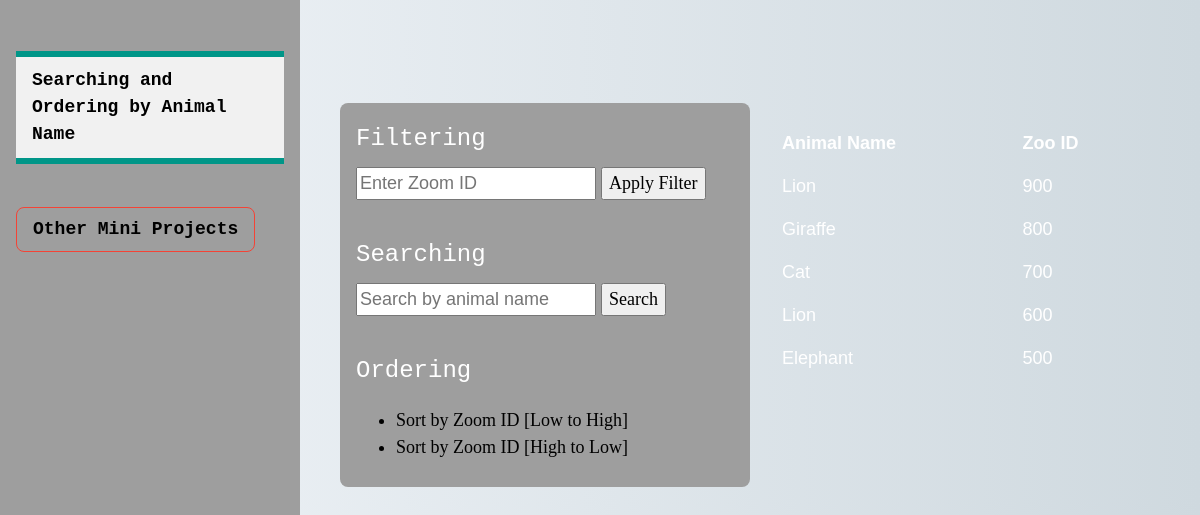
Page /app6/ordering/?order_direction=desc on the committed database.
### app6_pfso/models.py (models this page shows, shortened)
class TableData(models.Model):
    animal = models.CharField(max_length=100)
    zoom_id = models.CharField(max_length=10)

### app6_pfso/app6_api/views.py (the view)
# urls.py: path("ordering/", views.OrderingByZommId, name="ordering-app6")
def OrderingByZommId(request):
    order_direction = request.GET.get('order_direction', 'asc')  # Default to ascending order
    tableDatas = TableData.objects.all()
    if order_direction == 'desc':
        tableDatas = tableDatas.order_by('-zoom_id')  # descending
    else:
        tableDatas = tableDatas.order_by('zoom_id')  # ascending
    context = {
        "sidebar_content": "Searching and Ordering by Animal Name",
        "tableDatas": tableDatas,
        "order_direction": order_direction,
    }
    return render(request, "app6_pfso/fso.html", context)

### app6_pfso/templates/app6_pfso/fso.html (shortened to what this page needs)
{% extends 'base2.html' %}
{% load static %}
{% block content %}
<link rel="stylesheet" href="{% static 'app6_pfso/css/pfso.css' %}">
<body>
        <div class="w3-content w3-text-white w3-large" style="margin-top:60px"><br>
            <div class="w3-col l6 w3-padding w3-round-large w3-panel w3-grey">
                <h3 class="w3-text-white w3-monospace">Filtering</h3>
                <form method="GET" action="{% url 'fso-filter-app6' %}">
                    <input type="number" name="zoomId" placeholder="Enter Zoom ID" />
                    <button type="submit" class="w3-serif">Apply Filter</button>
                </form>
                <br>
                <h3 class="w3-text-white w3-monospace">Searching</h3>
                <form method="GET" action="{% url 'search-app6' %}">
                    <input type="text" name="search" placeholder="Search by animal name" value="{{ search_query }}">
                    <button type="submit" class="w3-serif">Search</button>
                </form>
                <br>
                <div>
                    <h3 class="w3-text-white w3-monospace">Ordering</h3>
                    <ul>
                        <li><a href="{% url 'ordering-app6' %}?order_direction=asc" class="w3-serif">Sort by Zoom ID [Low to High]</a></li>
                        <li><a href="{% url 'ordering-app6' %}?order_direction=desc" class="w3-serif">Sort by Zoom ID [High to Low]</a></li>
                    </ul>
                </div>
            </div>
            <div class="w3-col l6 w3-padding ">
                <br>
                    <table class="w3-table ">
                        <tr>
                          <th>Animal Name</th>
                          <th>Zoo ID</th>
                        </tr>
                        {% for data in tableDatas %}
                        <tr>
                          <td>{{data.animal}}</td>
                          <td>{{data.zoom_id}}</td>
                        </tr>
                        {% endfor %}
                    </table>
            </div>
        </div>
</body>
{% endblock %}

### static/css/w3.css (style rules this page uses)
html { box-sizing:border-box }
*,*:before,*:after { box-sizing:inherit }
html { -ms-text-size-adjust:100%;-webkit-text-size-adjust:100% }
body { margin:0 }
a { background-color:transparent }
button,input,select,textarea,optgroup { font:inherit;margin:0 }
button,input { overflow:visible }
button,select { text-transform:none }
button,[type=button],[type=reset],[type=submit] { -webkit-appearance:button }
html,body { font-family:Verdana,sans-serif;font-size:15px;line-height:1.5 }
html { overflow-x:hidden }
h3 { font-size:24px }
.w3-serif { font-family:serif }
.w3-monospace { font-family:monospace }
h1,h2,h3,h4,h5,h6 { font-family:"Segoe UI",Arial,sans-serif;font-weight:400;margin:10px 0 }
a { color:inherit }
.w3-table,.w3-table-all { border-collapse:collapse;border-spacing:0;width:100%;display:table }
.w3-table td,.w3-table th,.w3-table-all td,.w3-table-all th { padding:8px 8px;display:table-cell;text-align:left;vertical-align:top }
.w3-table th:first-child,.w3-table td:first-child,.w3-table-all th:first-child,.w3-table-all td:first-child { padding-left:16px }
.w3-container:after,.w3-container:before,.w3-panel:after,.w3-panel:before,.w3-row:after,.w3-row:before,.w3-row-padding:after,.w3-row-padding:before, .w3-cell-row:before,.w3-cell-row:after,.w3-clear:after,.w3-clear:before,.w3-bar:before,.w3-bar:after { content:"";display:table;clear:both }
.w3-col,.w3-half,.w3-third,.w3-twothird,.w3-threequarter,.w3-quarter { float:left;width:100% }
@media (min-width:993px) { .w3-col.l6 { width:49.99999% } }
.w3-content,.w3-auto { margin-left:auto;margin-right:auto }
.w3-content { max-width:980px }
.w3-round-large { border-radius:8px }
.w3-container,.w3-panel { padding:0.01em 16px }
.w3-panel { margin-top:16px;margin-bottom:16px }
.w3-large { font-size:18px!important }
.w3-padding { padding:8px 16px!important }
.w3-grey,.w3-hover-grey:hover,.w3-gray,.w3-hover-gray:hover { color:#000!important;background-color:#9e9e9e!important }
.w3-text-white,.w3-hover-text-white:hover { color:#fff!important }

### app9_async/static/app9_async/css/styles.css (style rules this page uses)
body { background: linear-gradient(to right, #f0f4f8, #cfd9df); font-family: Arial, sans-serif; }

### templates/base2.html (style rules this page uses)
body { background-color: #555; }
a { text-decoration: none; }

### rows in the picture
TableData: animal "Lion", zoom_id "900"
TableData: animal "Giraffe", zoom_id "800"
TableData: animal "Cat", zoom_id "700"
TableData: animal "Lion", zoom_id "600"
TableData: animal "Elephant", zoom_id "500"

### other values in the picture
{{ sidebar_content }} "Searching and Ordering by Animal Name"
